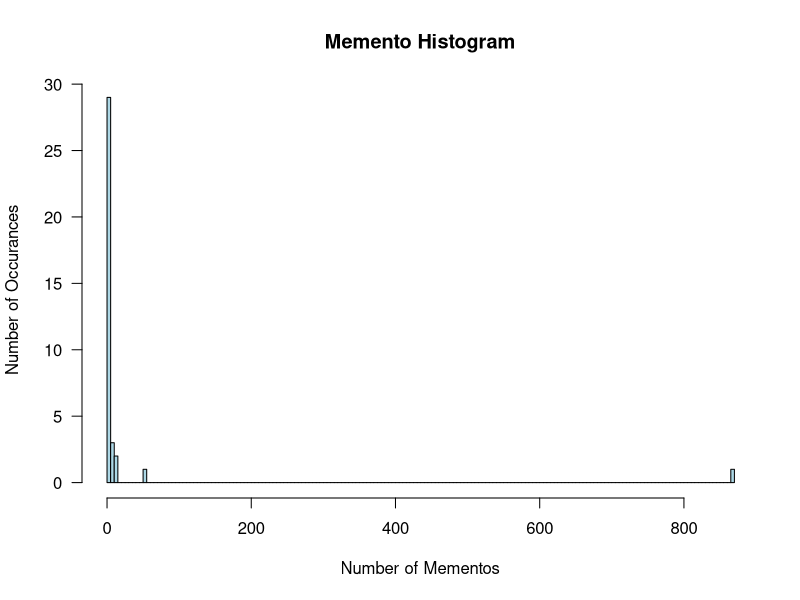
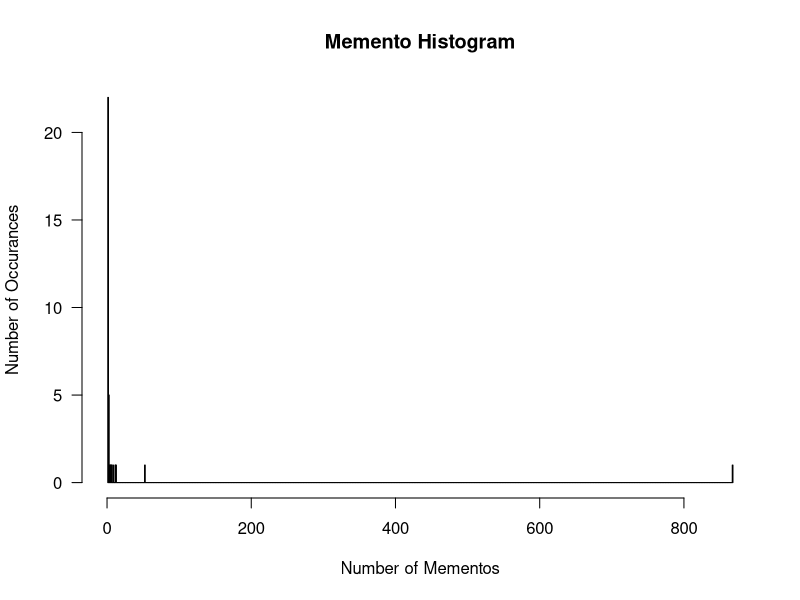

R code for these plots, in order:
png(filename="mementoCount.png",height=512,width=512,bg="white")
memento_data <- read.table("hist1.dat")
memento_counts <- table(memento_data)
max_num <- max(memento_counts)
histinfo <- hist(memento_counts, xlab="Number of Mementos",ylab="Number of Occurances",col="lightblue", breaks=150, xlim=c(0,max_num),right=F, main="Memento Histogram", las=1)
dev.off()

png(filename="mementoCountmax.png",height=512,width=512,bg="white")
histinfo <- hist(memento_counts, xlab="Number of Mementos",ylab="Number of Occurances",col="lightblue", breaks=max_num, xlim=c(0,max_num),right=F, main="Memento Histogram", las=1)
dev.off()

